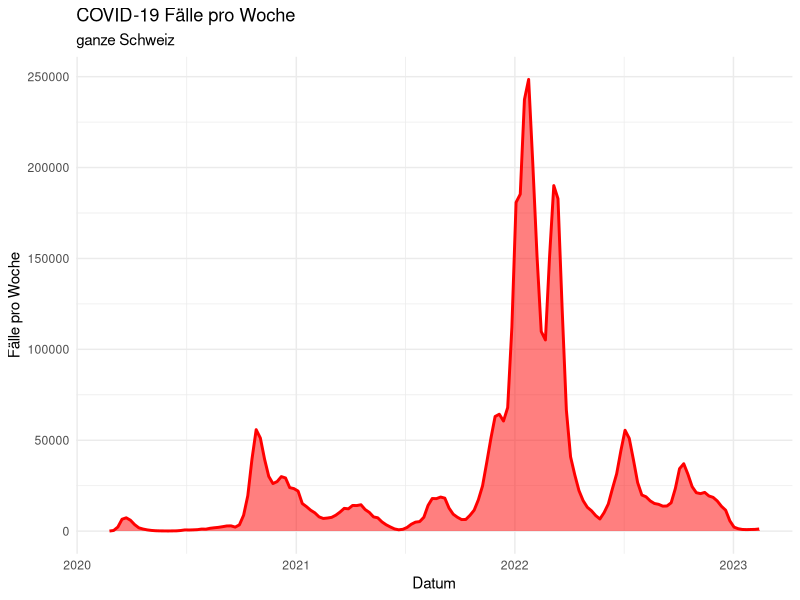
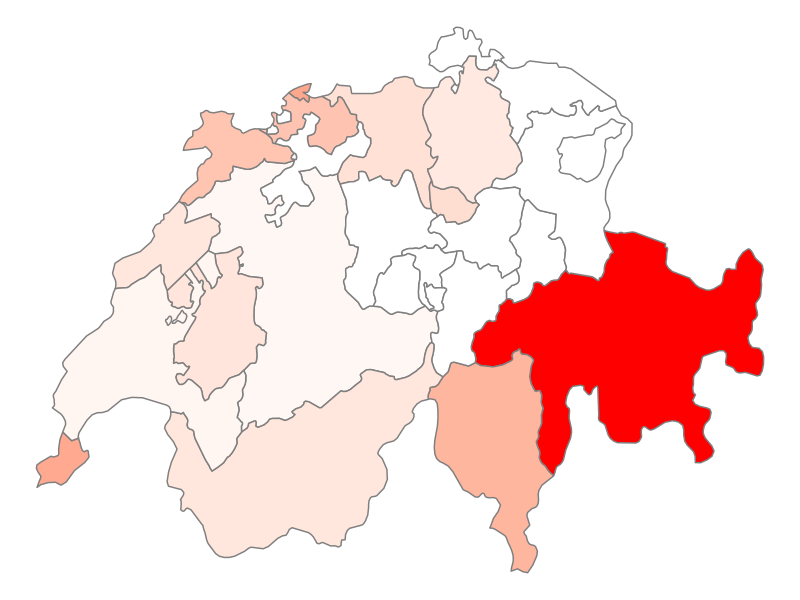

Write R code to recreate these figures, in order.
## ---- chunk 1
knitr::opts_chunk$set(comment = NA, 
                      fig.align = 'center',
                      echo = TRUE, 
                      eval = FALSE, 
                      warning = FALSE,
                      message = FALSE)

options(digits = 3)

library(tidyverse)
covid <- read_csv("data/covid.csv")
## ---- chunk 2
library(tidyverse)
covid <- read_csv("data/covid.csv")
kantone <- read_csv("data/kantone.csv")
## ---- chunk 3

covid %>% 
  group_by(region, datum) %>% 
  summarise(anzahl = sum(anzahl), 
            summe = sum(summe), 
            population = sum(population, na.rm = TRUE)) %>% 
  filter(region == "CH") %>% 
  ggplot(aes(x = datum, y = anzahl)) +
  geom_area(fill = "#ff0000", alpha = 0.5) +
  geom_line(color = "#ff0000", linewidth = 1) +
  labs(title = "COVID-19 Fälle pro Woche", subtitle = "ganze Schweiz") +
  xlab("Datum") +
  ylab("Fälle pro Woche") +
  theme_minimal()

## ---- chunk 4
covid_first_week <- covid %>% 
  group_by(region, datum) %>% 
  summarise(anzahl = sum(anzahl), 
            summe = sum(summe), 
            population = sum(population, na.rm = TRUE)) %>% 
  mutate(anzahl_pro_kopf = anzahl / population,
         summe_pro_kopf = summe / population) %>% 
  filter(datum == min(datum)) %>% 
  select(region, summe_pro_kopf)

kantone %>%
  left_join(covid_first_week, by = c("kanton_code" = "region")) %>% 
  ggplot(aes(x = x, y = y, group = kanton_id, fill = summe_pro_kopf)) +
  geom_polygon(col = "grey50") +
  theme_void() +
  theme(legend.position = "none") +
  scale_fill_gradient(low = "white", high = "red")


## ---- chunk 5

covid %>% slice(13)
  
